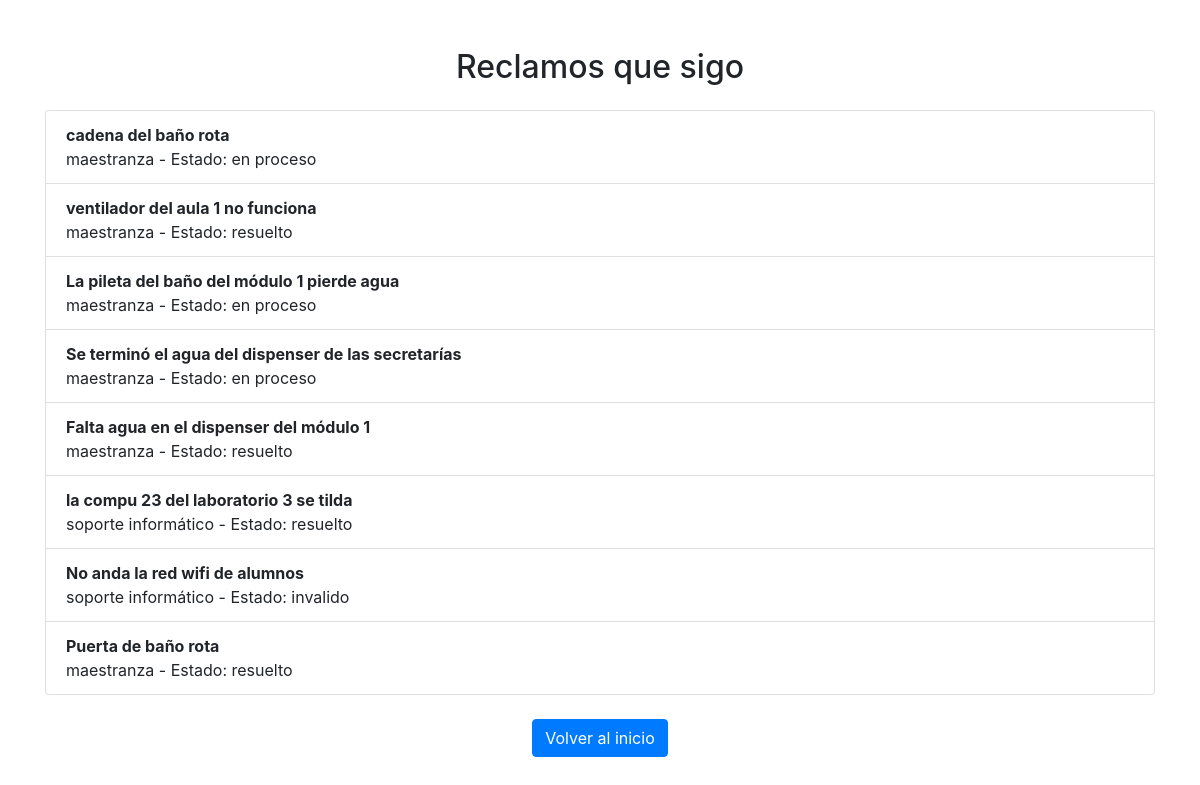
Screenshot of /misreclamos/ (signed in) with the database file from the repository.
### modules/Modelos.py (models this page shows)
class ModeloReclamo(Base):
    __tablename__ = 'reclamos'
    id = Column(Integer(), primary_key=True, unique=True)
    contenido = Column(String(1000), nullable=False)
    departamento = Column(String(1000), nullable=False)
    fecha_hora = Column(String(1000), nullable=False)
    id_usuario = Column(Integer(), nullable=False)
    estado = Column(String(1000), nullable=False)
    ruta_imagen = Column(String(1000), nullable=True)
    tiempo_de_resolucion = Column(Integer(), nullable=False, default=1)

### server.py (the view)
@app.route("/misreclamos/", methods=['GET','POST'])
@gestor_login.se_requiere_login
def mis_reclamos():
    reclamos_del_usuario = gestor_reclamos.filtrar_reclamos_seguidos_por_usuario(gestor_login.id_usuario_actual)
    return render_template('mis_reclamos.html',vacio= (len(reclamos_del_usuario) == 0),
                           user=gestor_login.nombre_usuario_actual,
                           reclamos_seguidos = reclamos_del_usuario,
                           admin = gestor_login.es_admin)

### modules/dominio.py (called while the page is built)
    @property
    def estado(self):
        return self.__estado

    @property
    def contenido(self):
        return self.__contenido

    @property
    def departamento(self):
        return self.__departamento

    @property
    def id_usuario(self):
        return self.__id_usuario

    @property
    def fecha_hora(self):
        return self.__fecha_hora

    @property
    def id(self):
        return self.__id

    @property
    def tiempo_de_resolucion(self):
        return self.__tiempo_de_resolucion

    @estado.setter
    def estado(self, p_estado):
        if isinstance(p_estado, str) and p_estado != "":
            self.__estado = p_estado
        else:
            raise TypeError("El estado debe ser un string y no estar vacio")

    @contenido.setter
    def contenido(self, p_contenido):
        if isinstance(p_contenido, str) and p_contenido != "":
            self.__contenido = p_contenido
        else:
            raise TypeError("El contenido debe ser un string y no estar vacio")

    @departamento.setter
    def departamento(self, p_departamento):
        if isinstance(p_departamento, str) and p_departamento != "":
            self.__departamento = p_departamento
        else:
            raise TypeError("El departamento debe ser un string y no estar vacio")

    @id_usuario.setter
    def id_usuario(self, p_id_usuario):
        if p_id_usuario != None:
            if not isinstance(p_id_usuario, int):
                raise TypeError("El id del usuario debe ser un número entero")
            self.__id_usuario = p_id_usuario
        else:
            self.__id_usuario = None

    @fecha_hora.setter
    def fecha_hora(self, p_fecha_hora):
        if isinstance(p_fecha_hora, str) and p_fecha_hora != "":
            self.__fecha_hora = p_fecha_hora
        else:
            raise TypeError("La fecha y hora debe ser un string y no estar vacio")

    @id.setter
    def id(self, p_id):
        if p_id != None:
            if not isinstance(p_id, int):
                raise TypeError("El id del reclamo debe ser un número entero")
            self.__id = p_id
        else:
            self.__id = None

    def to_dict(self):
        return {
            "estado": self.estado,
            "contenido": self.contenido,
            "departamento": self.departamento,
            "id_usuario": self.id_usuario,
            "fecha_hora": self.fecha_hora,
            "id": self.id,
            "tiempo_de_resolucion": self.tiempo_de_resolucion,
        }

### templates/mis_reclamos.html (shortened to what this page needs)
<!DOCTYPE html>
<html lang="es">
<head>
    <link rel="stylesheet" href="https://stackpath.bootstrapcdn.com/bootstrap/4.5.2/css/bootstrap.min.css">
</head>
<body class="container pt-5">
    <h2 class="text-center mb-4">Reclamos que sigo</h2>
    {% if vacio %}
        <p class="text-center">No estás siguiendo ningún reclamo.</p>
    {% else %}
        <ul class="list-group">
            {% for reclamo in reclamos_seguidos %}
                <li class="list-group-item">
                    <strong>{{ reclamo.contenido }}</strong><br>
                    {{ reclamo.departamento }} - Estado: {{ reclamo.estado }}
                </li>
            {% endfor %}
        </ul>
    {% endif %}
    <div class="text-center pt-4">
        <a href="{{ url_for('inicio') }}" class="btn btn-primary">Volver al inicio</a>
    </div>
</body>
</html>

### rows the page displays
ModeloReclamo: contenido "cadena del baño rota", departamento "maestranza", estado "en proceso"
ModeloReclamo: contenido "ventilador del aula 1 no funciona", departamento "maestranza", estado "resuelto"
ModeloReclamo: contenido "La pileta del baño del módulo 1 pierde agua", departamento "maestranza", estado "en proceso"
ModeloReclamo: contenido "Se terminó el agua del dispenser de las secretarías", departamento "maestranza", estado "en proceso"
ModeloReclamo: contenido "Falta agua en el dispenser del módulo 1", departamento "maestranza", estado "resuelto"
ModeloReclamo: contenido "la compu 23 del laboratorio 3 se tilda", departamento "soporte informático", estado "resuelto"
ModeloReclamo: contenido "No anda la red wifi de alumnos", departamento "soporte informático", estado "invalido"
ModeloReclamo: contenido "Puerta de baño rota", departamento "maestranza", estado "resuelto"
